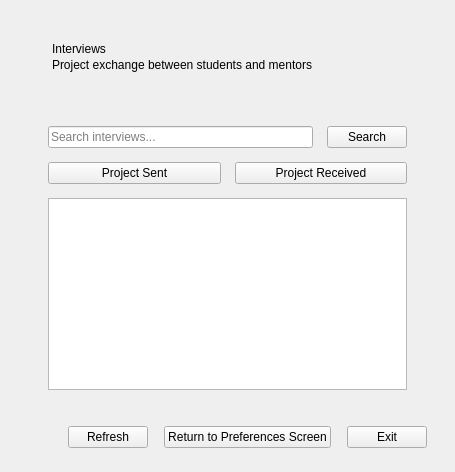
<?xml version="1.0" encoding="UTF-8"?>
<ui version="4.0">
 <class>InterviewsPage</class>
 <widget class="QWidget" name="pageRoot">
  <property name="windowTitle"><string>CRM Capstone - Interviews</string></property>
  <layout class="QVBoxLayout" name="rootLayout">
   <property name="leftMargin"><number>28</number></property>
   <property name="topMargin"><number>24</number></property>
   <property name="rightMargin"><number>28</number></property>
   <property name="bottomMargin"><number>24</number></property>
   <property name="spacing"><number>16</number></property>
   <item>
    <widget class="QFrame" name="headerBar">
     <layout class="QVBoxLayout" name="headerLayout">
      <property name="leftMargin"><number>24</number></property>
      <property name="topMargin"><number>18</number></property>
      <property name="rightMargin"><number>24</number></property>
      <property name="bottomMargin"><number>18</number></property>
      <property name="spacing"><number>2</number></property>
      <item><widget class="QLabel" name="headerTitle"><property name="text"><string>Interviews</string></property></widget></item>
      <item><widget class="QLabel" name="headerSub"><property name="text"><string>Project exchange between students and mentors</string></property></widget></item>
     </layout>
    </widget>
   </item>
   <item>
    <widget class="QFrame" name="card">
     <layout class="QVBoxLayout" name="cardLayout">
      <property name="leftMargin"><number>20</number></property>
      <property name="topMargin"><number>20</number></property>
      <property name="rightMargin"><number>20</number></property>
      <property name="bottomMargin"><number>20</number></property>
      <property name="spacing"><number>14</number></property>
      <item>
       <layout class="QHBoxLayout" name="searchRow">
        <item><widget class="QLineEdit" name="inputSearch"><property name="placeholderText"><string>Search interviews...</string></property></widget></item>
        <item><widget class="QPushButton" name="btnSearch"><property name="text"><string>Search</string></property></widget></item>
       </layout>
      </item>
      <item>
       <layout class="QHBoxLayout" name="buttonRow">
        <item><widget class="QPushButton" name="btnProjectSent"><property name="text"><string>Project Sent</string></property></widget></item>
        <item><widget class="QPushButton" name="btnProjectReceived"><property name="text"><string>Project Received</string></property></widget></item>
       </layout>
      </item>
      <item>
       <widget class="QTableWidget" name="tableInterviews">
        <property name="styleSheet"><string>QHeaderView::section { background-color: #46521F; color: #FFFFFF; font-weight: 700; font-size: 12px; padding: 10px 12px; border: none; border-right: 2px solid #DCE5C4; border-bottom: 3px solid #7D8F45; }</string></property>
        <property name="alternatingRowColors"><bool>true</bool></property>
        <attribute name="horizontalHeaderStretchLastSection"><bool>false</bool></attribute>
        <attribute name="horizontalHeaderDefaultSectionSize"><number>180</number></attribute>
        <attribute name="horizontalHeaderMinimumSectionSize"><number>130</number></attribute>
        <attribute name="horizontalHeaderHighlightSections"><bool>false</bool></attribute>
        <attribute name="verticalHeaderVisible"><bool>false</bool></attribute>
       </widget>
      </item>
     </layout>
    </widget>
   </item>
   <item>
    <layout class="QHBoxLayout" name="footerRow">
     <item><spacer name="footerSpacer"><property name="orientation"><enum>Qt::Orientation::Horizontal</enum></property><property name="sizeHint" stdset="0"><size><width>40</width><height>20</height></size></property></spacer></item>
     <item><widget class="QPushButton" name="btnRefresh"><property name="text"><string>Refresh</string></property></widget></item>
     <item><widget class="QPushButton" name="btnReturn"><property name="text"><string>Return to Preferences Screen</string></property></widget></item>
     <item><widget class="QPushButton" name="btnExit"><property name="text"><string>Exit</string></property></widget></item>
    </layout>
   </item>
  </layout>
 </widget>
 <resources/>
 <connections/>
</ui>
